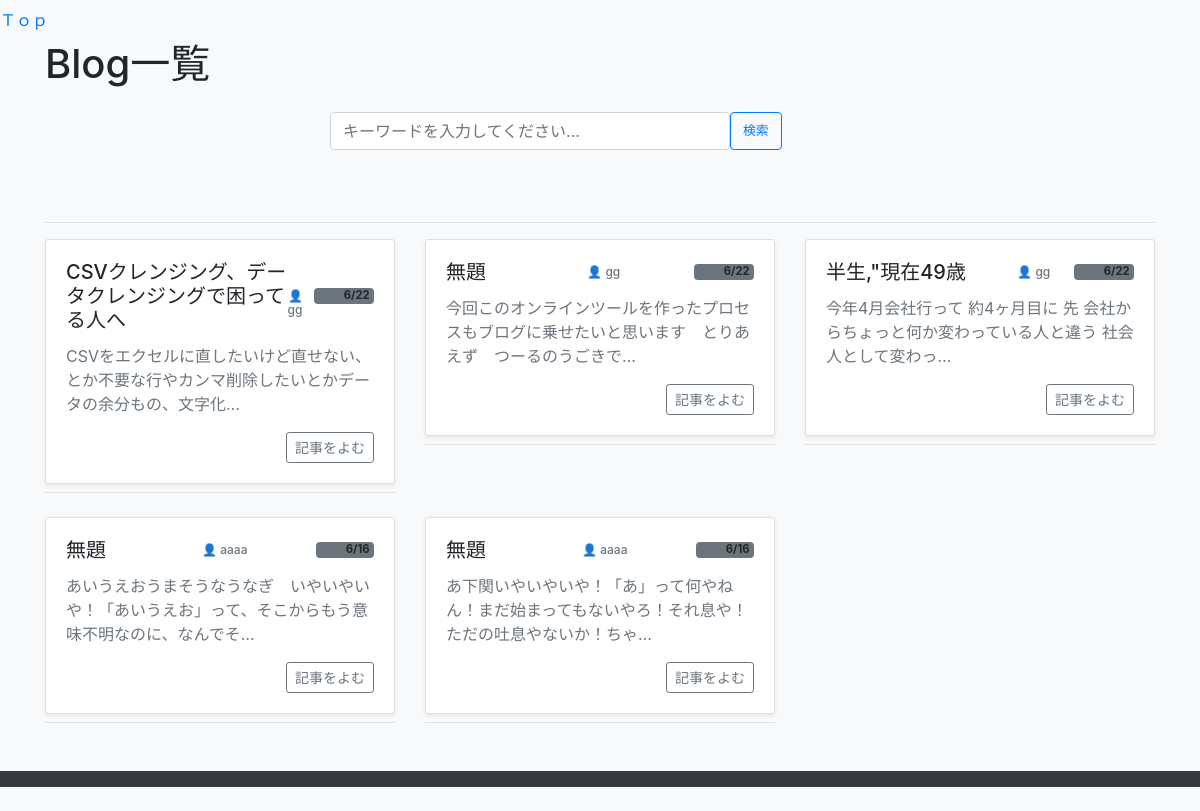
Page /list on the committed database.
### Suggestion/models.py (models this page shows, shortened)
class Memo(models.Model):
    author = models.ForeignKey(User, on_delete=models.CASCADE, related_name='memos')
    title = models.CharField(max_length=200)  # タイトル（最大200文字）
    content = models.TextField()               # メモ本文
    created_at = models.DateTimeField(auto_now_add=True)  # 作成日時（自動設定）
    updated_at = models.DateTimeField(auto_now=True)      # 更新日時（自動設定）
    likes = models.ManyToManyField(User, related_name='liked_posts', blank=True)
    total_likes_count = models.IntegerField(default=0)
    views_count = models.IntegerField(default=0) # 閲覧数
    class Meta:#自動生成のルール（アプリ名が blog なら blog_memo等）を無視して、データベース上でのテーブル名を強制的に Memo という名前に固定
        db_table='Memo'

### Suggestion/views.py (the view, shortened to what this page needs)
# urls.py: path('',PostListView.as_view(),name='post_list'),                #これはひつよう←←←←←←←←どうして path('', views.memo_list, name='post_list'), が一番か？
def memo_list(request):
    search_all = request.GET.get("all_blogs") == "1"
    if request.user.is_authenticated and not search_all:
        memos = Memo.objects.filter(author=request.user)
    else:
        memos = Memo.objects.all()
    query = (request.GET.get("q") or "").strip()
    keywords = query.replace("　", " ").split()
    matched_memos = []
    for memo in memos:
        title_norm = normalize_text(memo.title)
        content_norm = normalize_text(memo.content)
        author_name = memo.author.username if memo.author else ""
        author_norm = normalize_text(author_name)
        is_match = True
        if is_match:
            matched_memos.append(memo)
    memos = matched_memos
    memos = sorted(memos, key=lambda x: x.created_at, reverse=True)
    context = {
        "memos": memos,
        "query": query,         # 検索窓の文字を維持するため
        "search_all": search_all, # チェックボックスの状態を維持するため
    }
    return render(request, "edit/memo_list.html", context)

### Suggestion/views.py (called while the page is built)
def normalize_text(text):
    if not text:
        return ""
    text_half = unicodedata.normalize("NFKC", str(text))
    text_kana = jaconv.hira2kata(text_half)
    return text_kana.lower()

### Suggestion/templates/edit/memo_list.html (shortened to what this page needs)
{% extends 'edit/base.html' %}
{% block content %}
<div class="d-flex justify-content-between align-items-center mb-3">
    <h1>Blog一覧</h1>
</div>
<div class="row mb-4">
    <div class="col-md-6 offset-md-3">
        <form method="GET" action="{% url 'memo_list' %}" id="searchForm">
            <div class="d-flex gap-2 mb-2">
            <input type="search" name="q" value="{{ request.GET.q }}" class="form-control py-3" style="font-size: 1.0rem;width:25rem;"placeholder="キーワードを入力してください..." aria-label="検索">
            <button class="btn btn-outline-primary text-nowrap"style="font-size: 0.80rem" type="submit">検索</button>
            </div>
        </form>
    </div>
</div>
<br>
<hr>
<div class="row">
    {% for memo in memos %}
    <div class="col-md-4 mb-3">
        <div class="card shadow-sm">
            <div class="card-body">
                <h5 class="card-title d-flex justify-content-between align-items-center">
                    {{ memo.title }}
                    <span class="text-secondary me-2" style="font-size: 0.75rem;">
                      　　  👤 {{ memo.author.username }}
                    </span>
                    <span class="badge bg-secondary" style="font-size: 0.7rem;">
                      　　  {{ memo.created_at|date:"n/j" }}
                    </span>
                </h5>
                <p class="card-text text-secondary">{{ memo.content|striptags|truncatechars:50 }}</p>
                <div class="d-flex justify-content-end">
                    {% if user.is_authenticated and request.user == memo.author %}
                        <a href="{% url 'memo_edit' pk=memo.pk %}?q={{ query }}&all_blogs={% if search_all %}1{% endif %}" class="btn btn-sm btn-outline-secondary me-2">編集</a>
                        <a href="{% url 'memo_delete' pk=memo.pk %}" class="btn btn-sm btn-outline-danger">削除</a>
                    {% else %}
                        <a href="{% url 'memo_detail' pk=memo.pk %}?q={{ query }}&all_blogs={% if search_all %}1{% endif %}" class="btn btn-sm btn-outline-secondary me-2">記事をよむ</a>
                    {% endif %}
                </div>
            </div>
        </div>
        <hr class="my-2 text-muted">
    </div>
    {% endfor %}
</div>
{% endblock %}

### rows in the picture
Memo: title "CSVクレンジング、データクレンジングで困ってる人へ", author.username "gg", created_at "6/22", content "CSVをエクセルに直したいけど直せない、とか不要な行やカンマ削除したいとかデータの余分もの、文字化…"
Memo: title "無題", author.username "gg", created_at "6/22", content "今回このオンラインツールを作ったプロセスもブログに乗せたいと思います とりあえず つーるのうごきで…"
Memo: title "半生,\"現在49歳", author.username "gg", created_at "6/22", content "今年4月会社行って 約4ヶ月目に 先 会社からちょっと何か変わっている人と違う 社会人として変わっ…"
Memo: title "無題", author.username "aaaa", created_at "6/16", content "あいうえおうまそうなうなぎ いやいやいや！「あいうえお」って、そこからもう意味不明なのに、なんでそ…"
Memo: title "無題", author.username "aaaa", created_at "6/16", content "あ下関いやいやいや！「あ」って何やねん！まだ始まってもないやろ！それ息や！ただの吐息やないか！ちゃ…"
